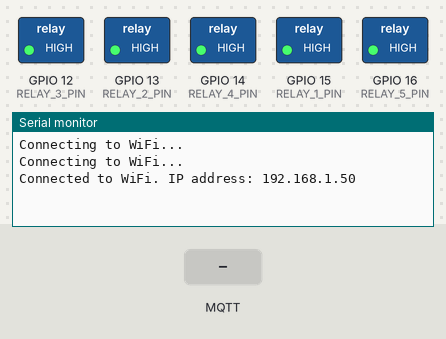
This sketch was run on a simulated ESP8266 (NodeMCU). On the bench: switched loads named in the sketch (green lamp = pin HIGH), the last lines printed to the serial monitor. The inputs (shaded band) are chosen by the test bench. WiFi joins after 1.5 s; servers stay silent unless stated; the local clock reads 2024-03-15 10:24:30 at power-on unless the sketch sets it; no MQTT or app messages arrive unless stated.

Above: at 3.2 s.
3.3 s: MQTT message "programa/1" arrives on the third subscribed topic
At 5.5 s:
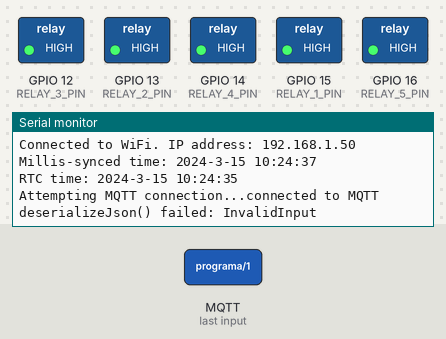
6.3 s: MQTT message "1" arrives on the third subscribed topic
At 6.9 s:
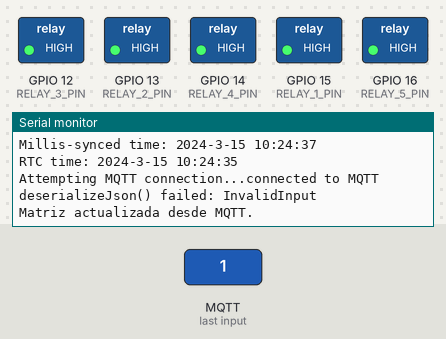

The sketch:

riego_final.ino
```cpp
#include <ESP8266WiFi.h>
#include <PubSubClient.h>
#include <ArduinoJson.h>
#include <Wire.h>
#include <RTClib.h>

RTC_DS3231 rtc;

#define WIFI_CHANNEL    8
#define MAX_TEXT_LENGTH 250
#define MATRIX_ROWS     7
#define MATRIX_COLS     24
#define MATRIX_SIZE     10

// Configuración de Wi-Fi y MQTT
const char* ssid = "Casaa";
const char* password = "5t0$NRN~Th\"B5t[}u'zg4lKlj70mQ<";
const char* mqttServer = "192.168.0.50";
const int mqttPort = 1883;
const char* mqttUser = "casa";
const char* mqttPassword = "leonkirazeus";

WiFiClient espClient;
PubSubClient client(espClient);

// Definición de pines de los relés para ESP8266
#define RELAY_1_PIN 15  // D8 corresponde a GPIO15
#define RELAY_2_PIN 13  // D7 corresponde a GPIO13
#define RELAY_3_PIN 12  // D6 corresponde a GPIO12
#define RELAY_4_PIN 14  // D5 corresponde a GPIO14
#define RELAY_5_PIN 16  // D0 corresponde a GPIO16

// Matriz de programación semanal
std::tuple<float, int> weeklyMatrix[MATRIX_ROWS][MATRIX_COLS] = {};

// Variables para control de tiempo y relés
bool relayActive = false;
unsigned long relayStartTime = 0;
float currentIrrigationTime = 0;
int currentRelayZone = 0;
int lastCheckedHour = -1;
unsigned long lastPublishedTime = 0; // Para controlar la publicación en time/rtc
unsigned long lastReconnectAttempt = 0;
unsigned long baseTime = 0; // Tiempo de inicio sincronizado con el RTC

void setupWiFi() {
  WiFi.begin(ssid, password);
  int attempts = 0;

  while (WiFi.status() != WL_CONNECTED && attempts < 10) {
    delay(1000);
    Serial.println("Connecting to WiFi...");
    attempts++;
  }

  if (WiFi.status() == WL_CONNECTED) {
    Serial.print("Connected to WiFi. IP address: ");
    Serial.println(WiFi.localIP());
  } else {
    Serial.println("Failed to connect to WiFi.");
  }
}

void reconnectMQTT() {
  unsigned long now = millis();
  if (now - lastReconnectAttempt > 5000) { // Intentar cada 5 segundos
    lastReconnectAttempt = now; // Actualizar el tiempo del último intento
    Serial.print("Attempting MQTT connection...");

    if (client.connect("ESP8266Client", mqttUser, mqttPassword)) {
      Serial.println("connected to MQTT");
      client.publish("conn/mqtt", "connected");  // Publica estado de conexión MQTT

      client.subscribe("programa/1");
      client.subscribe("programa/2");
      client.subscribe("programa/3");
      client.subscribe("control/rele");
    } else {
      Serial.print("Failed MQTT connection, rc=");
      Serial.print(client.state());
      Serial.println(" - will try again in 5 seconds");
    }
  }
}

void updateMatrix(int day, int hour, float value, int zone) {
  if (day >= 0 && day <= 6 && hour >= 1 && hour <= 24) {
    weeklyMatrix[day][hour - 1] = std::make_tuple(value, zone);
  } else {
    Serial.println("Error: Día u hora fuera de rango.");
  }
}

void mqttCallback(char* topic, byte* message, unsigned int length) {
  String messageTemp;
  for (int i = 0; i < length; i++) {
    messageTemp += (char)message[i];
  }

  if (String(topic) == "programa/1" && messageTemp == "on") {
    // Aquí podrías definir una matriz predeterminada y cargarla
  }
  else if (String(topic) == "programa/2" && messageTemp == "on") {
    // Define otra matriz predeterminada
  }
  else if (String(topic) == "programa/3") {
    StaticJsonDocument<512> doc;
    DeserializationError error = deserializeJson(doc, messageTemp);
    if (error) {
      Serial.print("deserializeJson() failed: ");
      Serial.println(error.f_str());
      return;
    }

    for (int i = 0; i < MATRIX_SIZE && i < doc["day"].size(); i++) {
      int day = doc["day"][i];
      int hour = doc["hour"][i];
      float time = doc["time"][i];
      int zone = doc["zone"][i];
      updateMatrix(day, hour, time, zone);
    }
    Serial.println("Matriz actualizada desde MQTT.");
  }
  else if (String(topic) == "control/rele") {
    if (messageTemp == "RELAY1_ON") controlRelay(1, true);
    else if (messageTemp == "RELAY1_OFF") controlRelay(1, false);
    else if (messageTemp == "RELAY2_ON") controlRelay(2, true);
    else if (messageTemp == "RELAY2_OFF") controlRelay(2, false);
    else if (messageTemp == "RELAY3_ON") controlRelay(3, true);
    else if (messageTemp == "RELAY3_OFF") controlRelay(3, false);
    else if (messageTemp == "RELAY4_ON") controlRelay(4, true);
    else if (messageTemp == "RELAY4_OFF") controlRelay(4, false);
    else if (messageTemp == "RELAY5_ON") controlRelay(5, true);
    else if (messageTemp == "RELAY5_OFF") controlRelay(5, false);
  }
}

void controlRelay(int relayNumber, bool state) {
  int pin;
  switch (relayNumber) {
    case 1: pin = RELAY_1_PIN; break;
    case 2: pin = RELAY_2_PIN; break;
    case 3: pin = RELAY_3_PIN; break;
    case 4: pin = RELAY_4_PIN; break;
    case 5: pin = RELAY_5_PIN; break;
    default: return;
  }
  digitalWrite(pin, state ? LOW : HIGH);

  // Publicar el estado del relé en `debug/relay`
  char relayMessage[50];
  sprintf(relayMessage, "Relay %d %s", relayNumber, state ? "ON" : "OFF");
  client.publish("debug/relay", relayMessage);
}

void checkAndControlRelay() {
  // Calcula el tiempo actual basado en millis() y baseTime
  unsigned long currentTime = baseTime + millis() / 1000; // Tiempo actual en segundos

  // Convierte currentTime a hora y día de la semana
  DateTime now = DateTime(currentTime);
  int currentDay = (now.dayOfTheWeek() == 0) ? 6 : now.dayOfTheWeek() - 1;
  int currentHour = now.hour();
  float irrigationTime;
  int relayZone;
  std::tie(irrigationTime, relayZone) = weeklyMatrix[currentDay][currentHour];

  if (!relayActive && irrigationTime > 0) {
    controlRelay(relayZone, true);
    relayActive = true;
    relayStartTime = millis();
    currentIrrigationTime = irrigationTime;
    currentRelayZone = relayZone;
  } else if (relayActive && millis() - relayStartTime >= currentIrrigationTime * 60000) {
    controlRelay(currentRelayZone, false);
    relayActive = false;
  }
}

void setup() {
  pinMode(RELAY_1_PIN, OUTPUT); digitalWrite(RELAY_1_PIN, HIGH);
  pinMode(RELAY_2_PIN, OUTPUT); digitalWrite(RELAY_2_PIN, HIGH);
  pinMode(RELAY_3_PIN, OUTPUT); digitalWrite(RELAY_3_PIN, HIGH);
  pinMode(RELAY_4_PIN, OUTPUT); digitalWrite(RELAY_4_PIN, HIGH);
  pinMode(RELAY_5_PIN, OUTPUT); digitalWrite(RELAY_5_PIN, HIGH);

  Serial.begin(115200);
  setupWiFi();
  client.setServer(mqttServer, mqttPort);
  client.setCallback(mqttCallback);

  // Configuración del RTC
  if (!rtc.begin()) {
    Serial.println("No se encuentra el RTC.");
  }
  if (rtc.lostPower()) {
    Serial.println("RTC perdió la energía, estableciendo la hora inicial...");
    rtc.adjust(DateTime(2024, 11, 10, 0, 0, 0)); // Hora predeterminada inicial
  }

  // Ajuste manual inicial del RTC (solo descomentar si deseas forzar la hora)
  //rtc.adjust(DateTime(2024, 11, 10, 19, 44, 0));

  // Sincronizar millis() con el RTC
  DateTime now = rtc.now();
  baseTime = now.unixtime();
}

void loop() {
  // Comprobación de conexión WiFi y MQTT al presionar 'c'
  if (Serial.available()) {
    String command = Serial.readStringUntil('\n');
    command.trim();

    if (command == "c") {
      Serial.print("WiFi Status: ");
      Serial.println(WiFi.status() == WL_CONNECTED ? "Connected" : "Disconnected");
      Serial.print("MQTT Status: ");
      Serial.println(client.connected() ? "Connected" : "Disconnected");
    }
  }

  if (!client.connected()) {
    client.publish("conn/mqtt", "disconnected");
    reconnectMQTT();
  }
  client.loop();

  // Publicar el tiempo en `time/rtc` cada 5 segundos
  unsigned long currentMillis = millis();
  if (currentMillis - lastPublishedTime >= 5000) { // 5 segundos en milisegundos
    lastPublishedTime = currentMillis;

    unsigned long currentTime = baseTime + currentMillis / 1000;
    DateTime now = DateTime(currentTime);

    // Publicación en time/rtc
    char timeMessage[50];
    sprintf(timeMessage, "Time: %02d:%02d:%02d", now.hour(), now.minute(), now.second());
    client.publish("time/rtc", timeMessage);

    // Imprimir en serial el tiempo sincronizado con millis() y el RTC
    Serial.print("Millis-synced time: ");
    Serial.print(now.year());
    Serial.print("-");
    Serial.print(now.month());
    Serial.print("-");
    Serial.print(now.day());
    Serial.print(" ");
    Serial.print(now.hour());
    Serial.print(":");
    Serial.print(now.minute());
    Serial.print(":");
    Serial.println(now.second());

    // Obtener el tiempo actual del RTC directamente para comparar
    DateTime rtcNow = rtc.now();
    Serial.print("RTC time: ");
    Serial.print(rtcNow.year());
    Serial.print("-");
    Serial.print(rtcNow.month());
    Serial.print("-");
    Serial.print(rtcNow.day());
    Serial.print(" ");
    Serial.print(rtcNow.hour());
    Serial.print(":");
    Serial.print(rtcNow.minute());
    Serial.print(":");
    Serial.println(rtcNow.second());
  }

  // Verificar y controlar relés cada hora
  DateTime now = DateTime(baseTime + millis() / 1000);
  if (now.minute() == 0 && now.second() == 0 && now.hour() != lastCheckedHour) {
    lastCheckedHour = now.hour();
    checkAndControlRelay();
  }
}
```

Measured:
- after the input at 3.3 s, the serial monitor: prints a new line after 1.8 s (image 1)
- after the input at 6.3 s, the serial monitor: prints a new line at once (image 2)
